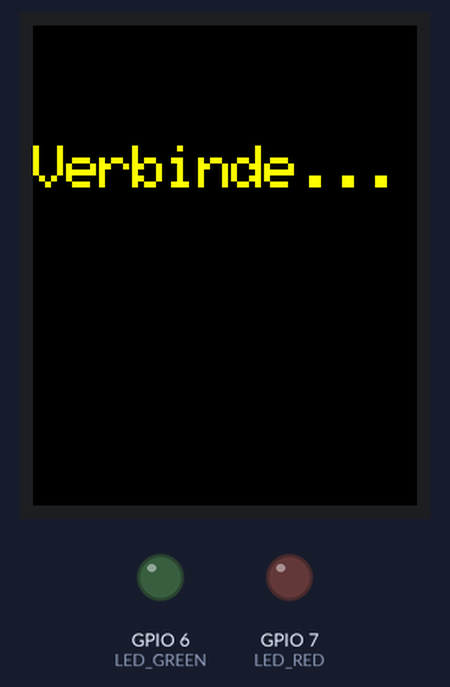
A program run on a simulated ESP32 board running MicroPython. On the bench: 128×160 colour display, output pins drawn as LEDs (lit = HIGH). Library files of the repository ran but are not shown: ST7735.py, sysfont.py; pins used as bus, display or sensor lines are not drawn. At 17.0 s the program stops and its outputs stay as they are.

Above: at 0.3 s.
At 4.8 s:
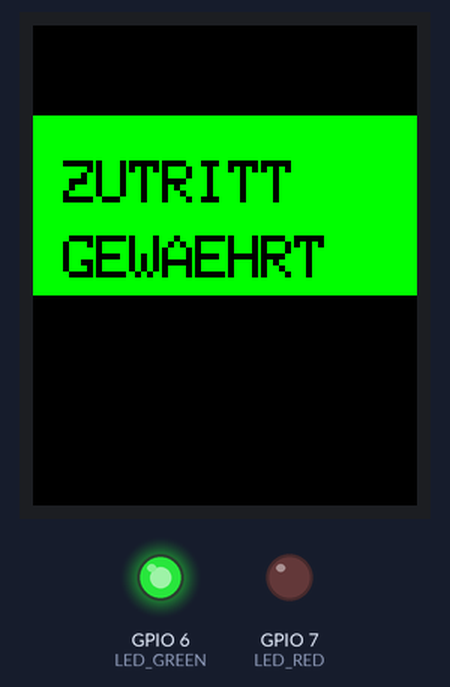
At 9.3 s:
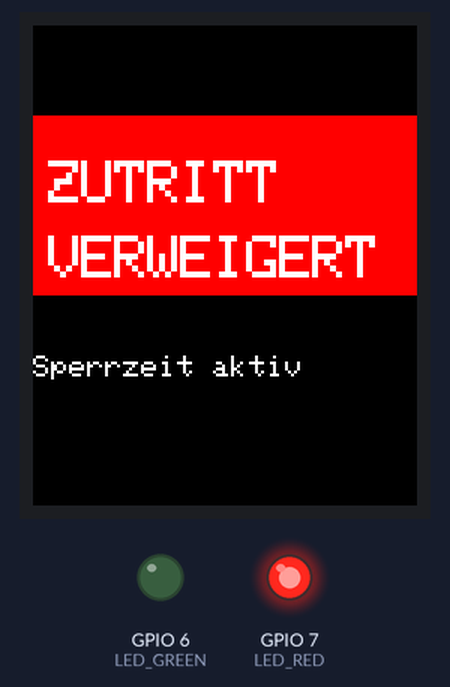
At 17.1 s:
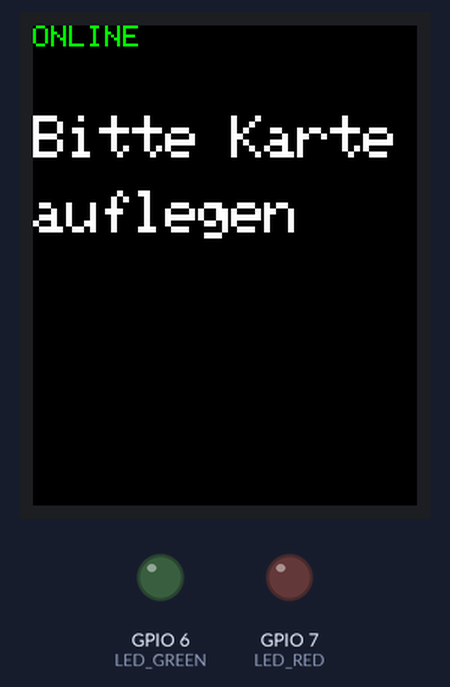
Timing chart, 0 to 18.5 s (numbered marks = the images above):
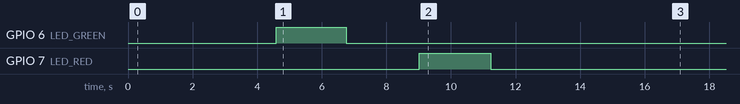

The program:

tft_display.py
```python
# Display-Modul fuer RFID-Zutrittskontrolle

from ST7735 import TFT
from sysfont import sysfont
from machine import SPI, Pin
import time

# LED Pins (Tuersimulation)
LED_GREEN = Pin(6, Pin.OUT)   # Gruen = Zutritt erlaubt
LED_RED = Pin(7, Pin.OUT)     # Rot = Zutritt verweigert

# LEDs initial aus
LED_GREEN.value(0)
LED_RED.value(0)

# SPI initialisieren (SCL=12, SDA=11)
spi = SPI(
    2,
    baudrate=20000000,
    polarity=0,
    phase=0,
    sck=Pin(12),
    mosi=Pin(11),
)

# TFT initialisieren (DC=04, RST=05, CS=10)
tft = TFT(
    spi,
    Pin(4),
    Pin(5),
    Pin(10)
)

tft.initr()
tft.rgb(True)

# Display sofort loeschen und Startbildschirm zeigen
tft.fill(TFT.BLACK)
tft.text((0, 40), "Starte...", TFT.WHITE, sysfont, 2)

# Farben
COLOR_BG = TFT.BLACK
COLOR_TEXT = TFT.WHITE
COLOR_ALLOW = TFT.GREEN
COLOR_DENY = TFT.RED
COLOR_INFO = TFT.YELLOW
COLOR_OFFLINE = TFT.BLUE

def clear():
    tft.fill(COLOR_BG)

def show_waiting(sperrzeit_start=None, sperrzeit_end=None, offline=False):
    clear()

    if offline:
        tft.text((0, 0), "OFFLINE", COLOR_OFFLINE, sysfont, 1)
    else:
        tft.text((0, 0), "ONLINE", COLOR_ALLOW, sysfont, 1)

    tft.text((0, 30), "Bitte Karte", COLOR_TEXT, sysfont, 2)
    tft.text((0, 55), "auflegen", COLOR_TEXT, sysfont, 2)

    if sperrzeit_start and sperrzeit_end:
        tft.text((0, 90), "Sperrzeit:", COLOR_INFO, sysfont, 1)
        sperrzeit_text = str(sperrzeit_start) + " - " + str(sperrzeit_end)
        tft.text((0, 105), sperrzeit_text, COLOR_INFO, sysfont, 1)

def show_access_granted():
    clear()
    # LEDs: Gruen an, Rot aus
    LED_GREEN.value(1)
    LED_RED.value(0)
    tft.fillrect((0, 30), (128, 60), COLOR_ALLOW)
    tft.text((10, 45), "ZUTRITT", TFT.BLACK, sysfont, 2)
    tft.text((10, 70), "GEWAEHRT", TFT.BLACK, sysfont, 2)
    time.sleep(2)
    # LED wieder aus
    LED_GREEN.value(0)

def show_access_denied(reason=""):
    clear()
    # LEDs: Rot an, Gruen aus
    LED_RED.value(1)
    LED_GREEN.value(0)
    tft.fillrect((0, 30), (128, 60), COLOR_DENY)
    tft.text((5, 45), "ZUTRITT", TFT.WHITE, sysfont, 2)
    tft.text((5, 70), "VERWEIGERT", TFT.WHITE, sysfont, 2)
    if reason:
        tft.text((0, 110), reason[:20], COLOR_TEXT, sysfont, 1)
    time.sleep(2)
    # LED wieder aus
    LED_RED.value(0)

def show_connecting():
    clear()
    tft.text((0, 40), "Verbinde...", COLOR_INFO, sysfont, 2)

def show_connection_status(attempt, max_attempts):
    clear()
    tft.text((0, 30), "Verbinde mit", COLOR_TEXT, sysfont, 1)
    tft.text((0, 45), "Server...", COLOR_TEXT, sysfont, 1)
    tft.text((0, 70), "Versuch " + str(attempt) + "/" + str(max_attempts), COLOR_INFO, sysfont, 2)

def show_offline_mode():
    clear()
    tft.text((0, 30), "OFFLINE", COLOR_OFFLINE, sysfont, 2)
    tft.text((0, 60), "MODUS", COLOR_OFFLINE, sysfont, 2)
    tft.text((0, 90), "Nutze lokale", COLOR_TEXT, sysfont, 1)
    tft.text((0, 105), "Liste", COLOR_TEXT, sysfont, 1)
    time.sleep(2)

def show_reconnected():
    clear()
    tft.text((0, 40), "SERVER", COLOR_ALLOW, sysfont, 2)
    tft.text((0, 65), "VERBUNDEN", COLOR_ALLOW, sysfont, 2)
    time.sleep(1)

def show_list_updated():
    clear()
    tft.text((0, 40), "Liste", COLOR_INFO, sysfont, 2)
    tft.text((0, 65), "aktualisiert", COLOR_INFO, sysfont, 1)
    time.sleep(1)

def show_wlan_connecting():
    clear()
    tft.text((0, 30), "WLAN", COLOR_INFO, sysfont, 2)
    tft.text((0, 55), "Verbinde...", COLOR_TEXT, sysfont, 1)

def show_wlan_connected():
    clear()
    tft.text((0, 30), "WLAN", COLOR_ALLOW, sysfont, 2)
    tft.text((0, 55), "Verbunden!", COLOR_ALLOW, sysfont, 1)
    time.sleep(1)

def show_wlan_error():
    clear()
    tft.text((0, 30), "WLAN", COLOR_DENY, sysfont, 2)
    tft.text((0, 55), "FEHLER", COLOR_DENY, sysfont, 2)
    tft.text((0, 90), "Neustart...", COLOR_TEXT, sysfont, 1)
    time.sleep(3)

def test_display():
    show_connecting()
    time.sleep(1)
    show_connection_status(1, 3)
    time.sleep(1)
    show_waiting(offline=False)
    time.sleep(2)
    show_access_granted()
    show_waiting(sperrzeit_start="08:00", sperrzeit_end="17:00", offline=False)
    time.sleep(2)
    show_access_denied("Sperrzeit aktiv")
    show_offline_mode()
    show_waiting(offline=True)
    time.sleep(2)
    show_reconnected()
    show_waiting(offline=False)

if __name__ == "__main__":
    test_display()
```

Measured:
- by itself, GPIO 6 (LED_GREEN): LOW → HIGH at 4.6 s, → LOW 2.2 s later
- by itself, GPIO 7 (LED_RED): LOW → HIGH at 9.0 s, → LOW 2.2 s later
- what the display in image 0 shows lasts 1.1 s, from 0.2 s to 1.3 s
- what the display in image 1 shows lasts 2.0 s, from 4.8 s to 6.8 s
